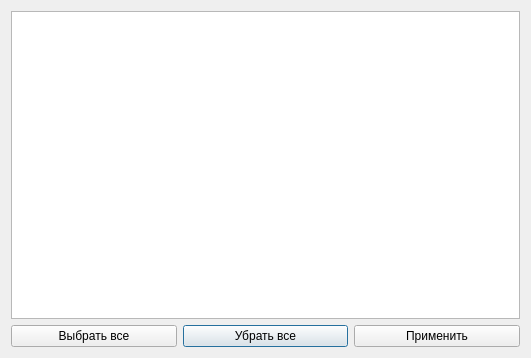
<?xml version="1.0" encoding="UTF-8"?>
<ui version="4.0">
 <class>SecondWindow</class>
 <widget class="QDialog" name="SecondWindow">
  <property name="geometry">
   <rect>
    <x>0</x>
    <y>0</y>
    <width>531</width>
    <height>358</height>
   </rect>
  </property>
  <property name="windowTitle">
   <string>Dialog</string>
  </property>
  <layout class="QGridLayout" name="gridLayout">
   <item row="1" column="1">
    <widget class="QPushButton" name="pushButton_2">
     <property name="text">
      <string>Убрать все</string>
     </property>
    </widget>
   </item>
   <item row="1" column="0">
    <widget class="QPushButton" name="pushButton">
     <property name="text">
      <string>Выбрать все</string>
     </property>
    </widget>
   </item>
   <item row="1" column="2">
    <widget class="QPushButton" name="pushButton_accept">
     <property name="text">
      <string>Применить</string>
     </property>
    </widget>
   </item>
   <item row="0" column="0" colspan="3">
    <widget class="QTableWidget" name="tableWidget"/>
   </item>
  </layout>
 </widget>
 <resources/>
 <connections/>
</ui>
